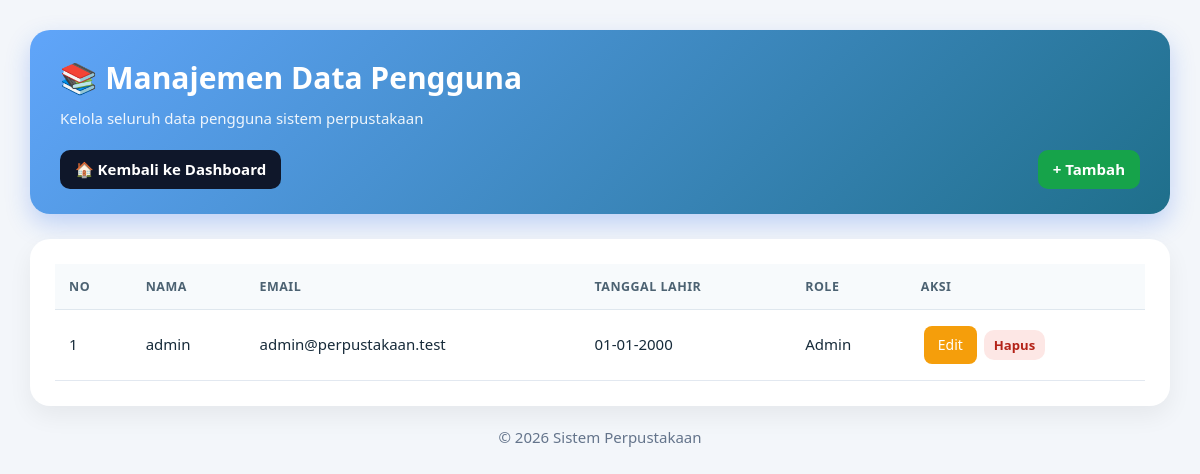
Screenshot of /views/v_data_user.php (signed in) with the database file from the repository.
### tables this page shows
CREATE TABLE `pengguna` (
  `id_pengguna` int(11) NOT NULL,
  `nama_pengguna` varchar(100) NOT NULL,
  `jenis_kelamin` enum('laki-laki','perempuan') NOT NULL,
  `alamat` varchar(150) NOT NULL,
  `role` enum('admin','user') NOT NULL,
  `password` varchar(250) NOT NULL,
  `email` varchar(150) NOT NULL,
  `tanggal_lahir_pengguna` date DEFAULT NULL
);

### config/app.php (called while the page is built, shortened)
<?php
if (!function_exists('app_url')) {
    function app_url(string $path = ''): string
    {
        $base = APP_BASE_URL;
        $path = ltrim($path, '/');
        return $base . ($path !== '' ? '/' . $path : '/');
    }
}
if (!function_exists('h')) {
    function h($value): string
    {
        return htmlspecialchars((string)($value ?? ''), ENT_QUOTES | ENT_SUBSTITUTE, 'UTF-8');
    }
}

### config/database.php (called while the page is built)
<?php
return [
    'host' => 'sql310.infinityfree.com',
    'user' => 'if0_43243962',
    'pass' => 'BMjCcCfkJoX',
    'name' => 'if0_43243962_pinjam_buku',
];

### models/m_koneksi.php (called while the page is built, shortened)
<?php
require_once __DIR__ . '/../config/app.php';
class m_koneksi
{
    public function __construct()
    {
        $config = require __DIR__ . '/../config/database.php';
        try {
            $this->koneksi = new mysqli(
                (string)$config['host'],
                (string)$config['user'],
                (string)$config['pass'],
                (string)$config['name']
            );
        } catch (mysqli_sql_exception $e) {
            error_log('Database connection error: ' . $e->getMessage());
            http_response_code(500);
            exit('Koneksi database gagal. Periksa konfigurasi database pada config/database.php.');
        }
    }
}

### models/m_pengguna.php (called while the page is built, shortened)
<?php
require_once __DIR__ . '/m_koneksi.php';
class m_pengguna
{
    private mysqli $koneksi;
    public function __construct()
    {
        $this->koneksi = (new m_koneksi())->koneksi;
    }
    public function tampil_data(): array
    {
        $result = $this->koneksi->query('SELECT id_pengguna, nama_pengguna, jenis_kelamin, alamat, role, email, tanggal_lahir_pengguna FROM pengguna ORDER BY id_pengguna DESC');
        $data = [];
        while ($row = $result->fetch_object()) $data[] = $row;
        return $data;
    }
}

### views/v_data_user.php (the view, shortened to what this page needs)
<?php
require_once __DIR__ . '/../config/app.php';
if (!isset($data_pengguna)) { require_once __DIR__ . '/../models/m_pengguna.php'; $data_pengguna = (new m_pengguna())->tampil_data(); }
?>
<!DOCTYPE html>
<html lang="id">
<head>
<link rel="stylesheet" href="<?= h(app_url('asset/data_user.css')) ?>">
<link rel="stylesheet" href="<?= h(app_url('asset/app.css')) ?>">
</head>
<body>
    <div class="container">
        <div class="top-bar">
            <h2>📚 Manajemen Data Pengguna</h2>
            <p>Kelola seluruh data pengguna sistem perpustakaan</p>
            <div class="menu">
                <div class="btn-group">
                    <a href="<?= h(app_url('views/v_dasbord_admin.php')) ?>" class="btn dashboard">🏠 Kembali ke Dashboard</a>
                </div>
                <div class="btn-group">
                    <a href="../controllers/c_pengguna.php?aksi=tambah" class="btn tambah">+ Tambah</a>
                </div>
            </div>
        </div>
        <div class="table-box">
            <table>
                <thead>
                    <tr>
                        <th>No</th>
                        <th>Nama</th>
                        <th>Email</th>
                        <th>Tanggal Lahir</th>
                        <th>Role</th>
                        <th>Aksi</th>
                    </tr>
                </thead>
                <tbody>
                    <?php if (!empty($data_pengguna)) : ?>
                        <?php $no = 1; ?>
                        <?php foreach ($data_pengguna as $row) : ?>
                            <tr>
                                <td><?= $no++; ?></td>
                                <td><?= htmlspecialchars($row->nama_pengguna); ?></td>
                                <td><?= htmlspecialchars($row->email); ?></td>
<td>
                                    <?= !empty($row->tanggal_lahir_pengguna)
                                        ? date('d-m-Y', strtotime($row->tanggal_lahir_pengguna))
                                        : '-'; ?>
                                </td>
                                <td><?= ucfirst($row->role); ?></td>
                                <td class="aksi">
                                    <a href="../controllers/c_pengguna.php?aksi=edit&id=<?= $row->id_pengguna; ?>" class="edit">Edit</a>
                                    <form method="post" action="../controllers/c_pengguna.php?aksi=hapus" style="display:inline" onsubmit="return confirm('Yakin ingin menghapus pengguna ini?');">
                                        <button type="submit" class="hapus btn btn-small btn-danger">Hapus</button>
                                    <?= csrf_field() ?></form>
                                </td>
                            </tr>
                        <?php endforeach; ?>
                    <?php else : ?>
                        <tr>
                            <td colspan="6">Data pengguna belum ada</td>
                        </tr>
                    <?php endif; ?>
                </tbody>
            </table>
        </div>
        <div class="footer">
            © <?= date('Y'); ?> Sistem Perpustakaan
        </div>
    </div>
</body>
</html>

### asset/data_user.css (style rules this page uses)
* { margin: 0; padding: 0; box-sizing: border-box; font-family: 'Segoe UI', sans-serif; }
body { background: #f1f5f9; padding: 30px; }
.container { max-width: 1400px; margin: auto; }
.top-bar { background: linear-gradient(135deg, #60a5fa, #1f6f8b); color: white; padding: 25px 30px; border-radius: 20px; margin-bottom: 25px; box-shadow: 0 10px 25px rgba(37, 99, 235, 0.25); }
.top-bar h2 { font-size: 30px; margin-bottom: 5px; }
.top-bar p { opacity: 0.9; }
.menu { display: flex; justify-content: space-between; flex-wrap: wrap; gap: 15px; margin-top: 20px; }
.btn-group { display: flex; gap: 10px; flex-wrap: wrap; }
.btn { padding: 12px 20px; text-decoration: none; border-radius: 12px; color: white; font-weight: bold; transition: .3s; display: inline-block; }
.dashboard { background: #0f172a; }
.tambah { background: #16a34a; }
.table-box { background: white; padding: 25px; border-radius: 20px; box-shadow: 0 10px 25px rgba(0, 0, 0, 0.06); overflow-x: auto; }
table { width: 100%; border-collapse: collapse; }
thead { background: #1f6f8b; color: white; }
th, td { padding: 15px; text-align: center; }
tbody tr { border-bottom: 1px solid #e2e8f0; transition: .3s; }
.aksi a { padding: 8px 14px; border-radius: 8px; text-decoration: none; color: white; font-size: 14px; margin: 3px; display: inline-block; }
.edit { background: #f59e0b; }
.hapus { background: #ef4444; }
.footer { margin-top: 20px; text-align: center; color: #64748b; }

### asset/app.css (style rules this page uses)
:root { --navy:#16324f;--blue:#1f6f8b;--teal:#2a9d8f;--bg:#f3f6fa;--text:#172b3a;--muted:#657786;--border:#dfe7ee;--danger:#b42318;--green:#177245;--amber:#9a6700;--white:#fff;--radius:16px;--shadow:0 12px 35px rgba(22,50,79,.08) }
* { box-sizing:border-box }
body { margin:0;background:var(--bg);color:var(--text);font:15px/1.55 system-ui,-apple-system,BlinkMacSystemFont,"Segoe UI",sans-serif }
a { color:var(--blue);text-decoration:none }
button,input,select,textarea { font:inherit }
.btn { display:inline-flex;align-items:center;justify-content:center;gap:7px;border:0;border-radius:10px;padding:10px 15px;font-weight:700;cursor:pointer;white-space:nowrap;text-decoration:none!important;line-height:1.25 }
.btn-danger { background:#fde7e5;color:var(--danger) }
.btn-small { padding:7px 10px;font-size:.82rem }
table { width:100%;border-collapse:collapse;min-width:760px }
th,td { padding:13px 14px;text-align:left;border-bottom:1px solid var(--border);vertical-align:middle }
th { font-size:.78rem;text-transform:uppercase;letter-spacing:.04em;color:#4c6272;background:#f7fafc;white-space:nowrap }
tbody tr:last-child td { border-bottom:0 }

### rows the page displays
pengguna: nama_pengguna "admin", email "admin@perpustakaan.test", tanggal_lahir_pengguna "01-01-2000", role "Admin"
